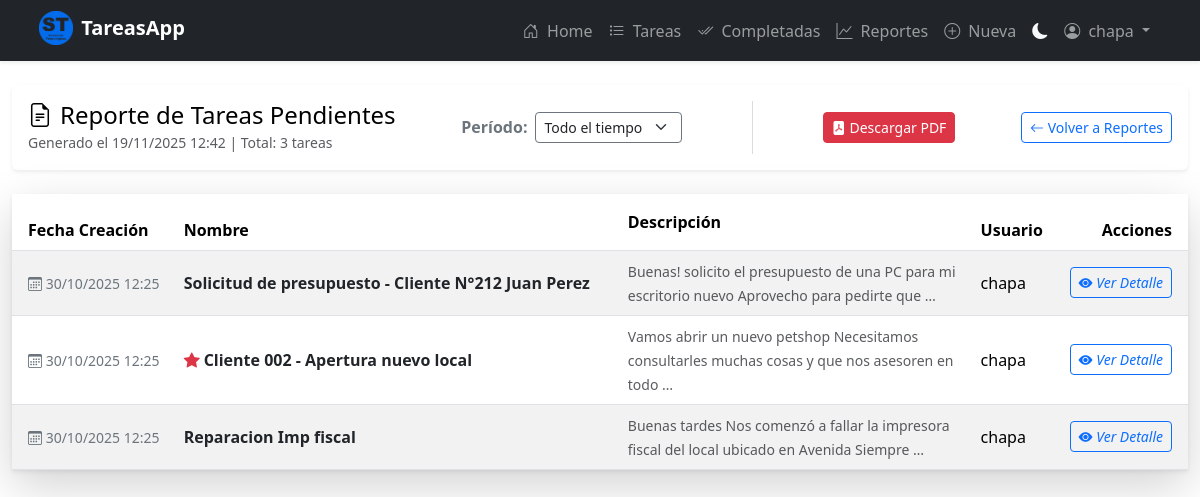
The page /pending/ (signed in) on the database its author committed.
### tasks/models.py (models this page shows, shortened)
class Task(models.Model):
  title = models.CharField(max_length=200)
  description = models.TextField(max_length=1000)
  created = models.DateTimeField(auto_now_add=True)
  datecompleted = models.DateTimeField(null=True, blank=True)
  important = models.BooleanField(default=False)
  user = models.ForeignKey(User, on_delete=models.CASCADE, related_name='owned_tasks')
  class Meta:
    verbose_name = 'Tarea'
    verbose_name_plural = 'Tareas'
    ordering = ['-created']

### tasks/reports.py (the view)
# urls.py: path('pending/', reports.report_pending_tasks, name='report_pending_tasks'),
@login_required
def report_pending_tasks(request):
    try:
        days = int(request.GET.get('days', 0))
    except ValueError:
        days = 0
    tasks = get_user_accessible_tasks(request.user)
    tasks = tasks.filter(datecompleted__isnull=True)
    report_title = "Reporte de Tareas Pendientes"
    if days > 0:
        start_date = timezone.now() - timedelta(days=days)
        tasks = tasks.filter(created__gte=start_date)
        report_title = f"Tareas Pendientes (Creadas en los últimos {days} días)"
    context = {
        'tasks': tasks.order_by('-created'),
        'total': tasks.count(),
        'period_days': days,
    }
    return render(request, 'report_tasks_list.html', {
        'context': context,
        'report_title': report_title,
        'report_type': 'pending'
    })

### tasks/permissions.py (called while the page is built)
def get_user_accessible_tasks(user):
    owned_tasks = Task.objects.filter(user=user)
    shared_task_ids = TaskPermission.objects.filter(user=user).values_list('task_id', flat=True)
    shared_tasks = Task.objects.filter(id__in=shared_task_ids)
    return owned_tasks | shared_tasks

### tasks/templates/report_tasks_list.html (shortened to what this page needs)
{% extends 'base.html' %}
{% load static %}
{% block content %}
<div class="container-fluid mt-4">
  <div class="card border-0 shadow-sm mb-4">
    <div class="card-body d-flex justify-content-between align-items-center py-3">
      <div>
        <h2 class="h4 mb-0 text-black">
          <i class="bi bi-file-earmark-text me-2"></i>{{ report_title }}
        </h2>
        <small class="text-muted">
          Generado el {% now "d/m/Y H:i" %} | Total: {{ context.total }} tareas
        </small>
      </div>
      <form action="{{ request.path }}" method="get" class="d-flex align-items-center">
        <label for="days-select" class="form-label me-2 mb-0 fw-bold text-secondary">Período:</label>
        <select name="days" id="days-select" class="form-select form-select-sm border-secondary"
                style="width: auto;" onchange="this.form.submit();">
          <option value="0" {% if context.period_days == 0 %}selected{% endif %}>Todo el tiempo</option>
        </select>
      </form>
          <a href="{% url 'export_pdf_report' %}?report_type={{ report_type }}&days={{ context.period_days }}"
   class="btn btn-danger btn-sm"
   target="_blank"
   title="Descargar PDF">
    <i class="bi bi-file-pdf-fill"></i> Descargar PDF
</a>
          <a href="{% url 'reports' %}" class="btn btn-outline-primary btn-sm" title="Volver a Reportes">
            <i class="bi bi-arrow-left"></i> Volver a Reportes
          </a>
    </div>
  </div>
{% if context.tasks %}
  <div class="card border-0 shadow-lg">
    <div class="card-body p-0">
      <div class="table-responsive shadow-sm">
          <table class="table table-striped table-hover table-pdf mb-0">
              <thead class="bg-light">
                  <tr>
                      <th class="py-2 ps-3">Fecha Creación</th>
                      <th class="py-2">Nombre</th>
                      <th class="py-3" style="width: 30%;">Descripción</th>
                      <th class="py-2">Usuario</th>
                      <th class="py-2 text-end pe-3">Acciones</th>
                  </tr>
              </thead>
              <tbody>
                  {% for task in context.tasks %}
                  <tr>
                      <td class="ps-3 align-middle">
                          <small class="text-secondary">
                              <i class="bi bi-calendar3"></i> {{ task.created|date:"d/m/Y H:i" }}
                          </small>
                      </td>
                      <td class="align-middle">
                          <div class="d-flex align-items-center">
                              {% if task.important %}
                                  <i class="bi bi-star-fill text-danger me-1" title="Importante"></i>
                              {% endif %}
                              <span class="fw-bold text-dark">{{ task.title }}</span>
                          </div>
                      </td>
                      <td>
                          <small class="text-muted">{{ task.description|truncatewords:15 }}</small>
                      </td>
                      <td class="align-middle">{{ task.user.username }}</td>
                      <td class="text-end pe-3 align-middle">
                          <a href="{% url 'task_detail' task.id %}" class="btn btn-sm btn-outline-primary">
                              <i class="bi bi-eye-fill"> Ver Detalle</i>
                          </a>
                      </td>
                  </tr>
                  {% endfor %}
              </tbody>
          </table>
      </div>
    </div>
  </div>
  {% endif %}
</div>
{% endblock %}

### tasks/templates/_navbar.html (shortened to what this page needs)
<nav class="navbar navbar-expand-lg navbar-dark bg-dark shadow-sm">
  <div class="container">
    {% load static %}
    <a class="navbar-brand fw-bold" href="/" >
      <img src="{% static 'tasks/images/logo-st.png' %}" alt="Logo de YacareSoft" width="34" height="34" class="d-inline-block align-text-top" style="position: relative; top: -3px; right: 3px"> TareasApp
    </a>
    <div class="collapse navbar-collapse" id="navbarNav">
      <ul class="navbar-nav ms-auto align-items-lg-center">
        <li class="nav-item">
          <a href="/" class="nav-link {% if request.path == '/' %}active{% endif %}">
            <i class="bi bi-house-door me-1"></i> Home
          </a>
        </li>
        {% if user.is_authenticated %}
        <li class="nav-item">
          <a href="{% url 'tasks' %}" class="nav-link {% if request.path == '/tasks/' %}active{% endif %}">
            <i class="bi bi-list-task me-1"></i> Tareas
          </a>
        </li>
        <li class="nav-item">
          <a href="{% url 'tasks_completed' %}" class="nav-link {% if request.path == '/tasks_completed/' %}active{% endif %}">
            <i class="bi bi-check2-all me-1"></i> Completadas
          </a>
        </li>
        <li class="nav-item">
          <a href="{% url 'reports' %}" class="nav-link {% if '/reports/' in request.path %}active{% endif %}">
            <i class="bi bi-graph-up me-1"></i> Reportes
          </a>
        </li>
        <li class="nav-item">
          <a href="{% url 'create_task' %}" class="nav-link {% if request.path == '/create_task/' %}active{% endif %}">
            <i class="bi bi-plus-circle me-1"></i> Nueva
          </a>
        </li>
        <li class="nav-item">
          <button type="button" id="globalThemeToggle" class="nav-link btn btn-link text-light" title="Cambiar tema">
            <i class="bi bi-moon-fill" id="globalThemeIcon"></i>
          </button>
        </li>
        <li class="nav-item dropdown">
          <a
            class="nav-link dropdown-toggle"
            href="#"
            id="navbarDropdown"
            role="button"
            data-bs-toggle="dropdown"
            aria-expanded="false"
          >
            <i class="bi bi-person-circle me-1"></i> {{ user.username }}
          </a>
        </li>
        {% endif %}
      </ul>
    </div>
  </div>
</nav>

### rows shown on the page
Task: created "30/10/2025 12:25", title "Solicitud de presupuesto - Cliente N°212 Juan Perez", description "Buenas! solicito el presupuesto de una PC para mi escritorio nuevo Aprovecho para pedirte que …", user.username "chapa"
Task: created "30/10/2025 12:25", important True (drawn), title "Cliente 002 - Apertura nuevo local", description "Vamos abrir un nuevo petshop Necesitamos consultarles muchas cosas y que nos asesoren en todo …", user.username "chapa"
Task: created "30/10/2025 12:25", title "Reparacion Imp fiscal", description "Buenas tardes Nos comenzó a fallar la impresora fiscal del local ubicado en Avenida Siempre …", user.username "chapa"

### other values the page prints
{{ user.username }} "chapa"
{{ report_title }} "Reporte de Tareas Pendientes"
{{ context.total }} "3"
